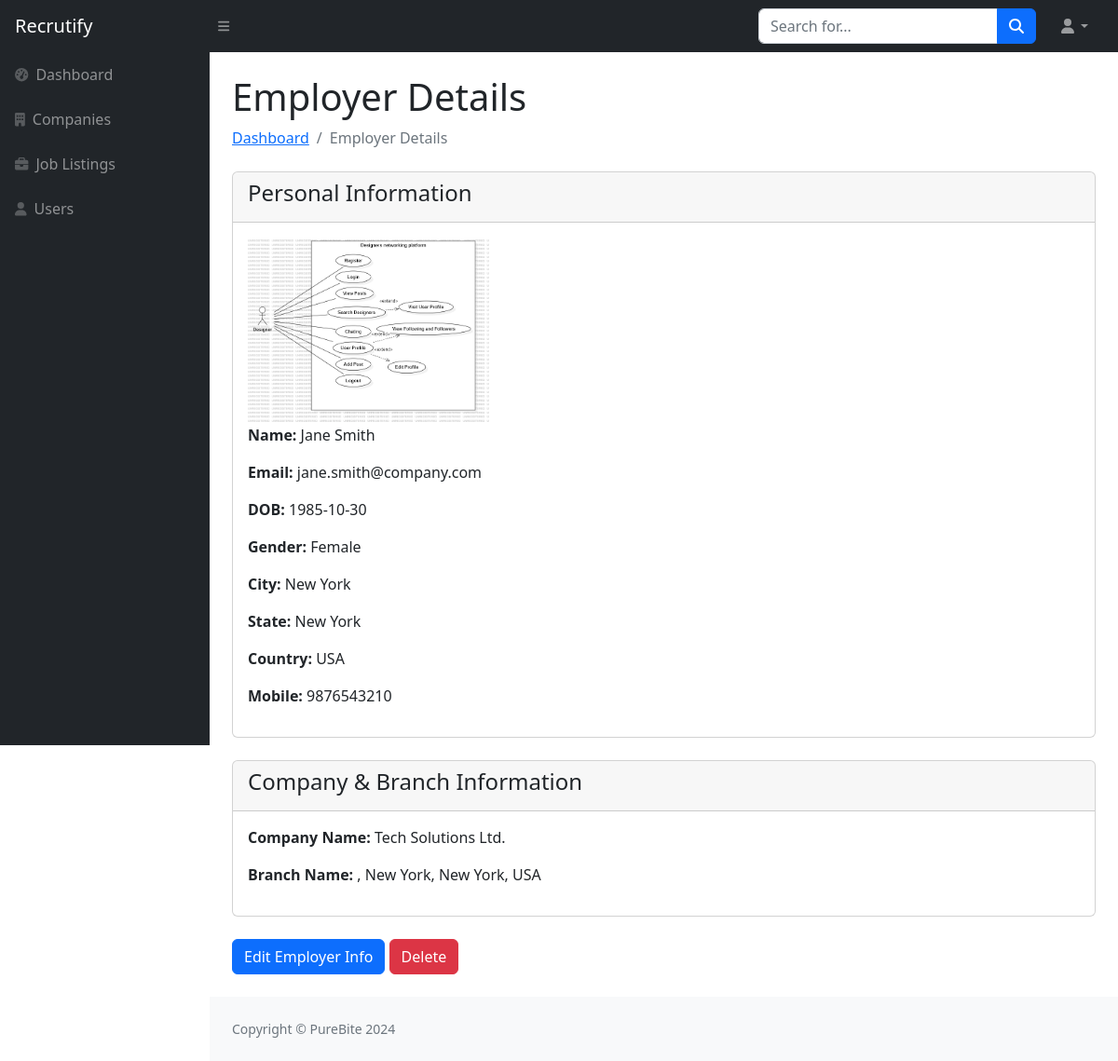
The page /admin/view-employer.php?user_id=4 on the database its author committed.
### tables this page shows
CREATE TABLE `users_tbl` (
  `User_Id` int NOT NULL,
  `User_Type` enum('Admin','Jobseeker','Employer') NOT NULL DEFAULT 'Jobseeker',
  `Company_Id` int DEFAULT NULL,
  `Branch_Id` int DEFAULT NULL,
  `Name` varchar(50) NOT NULL,
  `Email` varchar(50) NOT NULL,
  `DOB` date DEFAULT NULL,
  `Gender` enum('Male','Female','Other') DEFAULT NULL,
  `City` varchar(50) NOT NULL,
  `State` varchar(50) NOT NULL,
  `Country` varchar(100) NOT NULL,
  `Mobile` varchar(20) NOT NULL,
  `Image` text,
  `Password` varchar(15) NOT NULL,
  `Status` enum('Active','Deleted') NOT NULL DEFAULT 'Active',
  `Register_Date` datetime NOT NULL
);

CREATE TABLE `company_tbl` (
  `Company_Id` int NOT NULL,
  `Posted_by` int NOT NULL DEFAULT '6',
  `Name` varchar(50) NOT NULL,
  `Description` varchar(5000) NOT NULL,
  `Business_Stream` varchar(100) NOT NULL,
  `Establishment_Year` year NOT NULL,
  `Website` varchar(50) NOT NULL,
  `Phone` varchar(20) NOT NULL,
  `Email` varchar(50) NOT NULL,
  `Logo` text NOT NULL,
  `Main_Branch_Id` int DEFAULT NULL
);

### admin/view-employer.php (the view)
<?php
include("sidebar.php");
$user_id = $_GET['user_id'];
?>
<div id="layoutSidenav_content">
    <div class="container-fluid px-4">
        <h1 class="mt-4">Employer Details</h1>
        <ol class="breadcrumb mb-4">
            <li class="breadcrumb-item"><a href="index.php">Dashboard</a></li>
            <li class="breadcrumb-item active">Employer Details</li>
        </ol>
        <?php
            $query = "
                SELECT
                    u.*,
                    c.Name AS CompanyName,
                    CONCAT(b.Address, ', ', b.City, ', ', b.State, ', ',b.Country) AS Address
                FROM
                    users_tbl u
                LEFT JOIN company_tbl c ON u.Company_Id = c.Company_Id
                LEFT JOIN branch_tbl b ON u.Branch_Id = b.Branch_Id
                WHERE
                    u.User_Id = $user_id AND u.User_Type = 'Employer'";
            $result = mysqli_query($con, $query);
            $employer = mysqli_fetch_assoc($result);
        ?>
        <div class="card mb-4">
            <div class="card-header">
                <h4>Personal Information</h4>
            </div>
            <div class="card-body">
                <img src="../<?php echo $employer['Image']; ?>" alt="<?php echo $employer['Name']; ?>" style="height:200px;" class="img-fluid" />
                <p><strong>Name:</strong> <?php echo $employer['Name']; ?></p>
                <p><strong>Email:</strong> <?php echo $employer['Email']; ?></p>
                <p><strong>DOB:</strong> <?php echo $employer['DOB']; ?></p>
                <p><strong>Gender:</strong> <?php echo $employer['Gender']; ?></p>
                <p><strong>City:</strong> <?php echo $employer['City']; ?></p>
                <p><strong>State:</strong> <?php echo $employer['State']; ?></p>
                <p><strong>Country:</strong> <?php echo $employer['Country']; ?></p>
                <p><strong>Mobile:</strong> <?php echo $employer['Mobile']; ?></p>
            </div>
        </div>
        <div class="card mb-4">
            <div class="card-header">
                <h4>Company & Branch Information</h4>
            </div>
            <div class="card-body">
                <p><strong>Company Name:</strong> <?php echo $employer['CompanyName']; ?></p>
                <p><strong>Branch Name:</strong> <?php echo $employer['Address']; ?></p>
            </div>
        </div>
        <div class="mb-4">
            <a href="update-employer.php?user_id=<?php echo $user_id; ?>" class="btn btn-primary">Edit Employer Info</a>
            <a href="delete-user.php?user_id=<?php echo $employer['User_Id']; ?>" class="btn btn-danger" onclick="return confirm('Are you sure you want to delete this employer?');">Delete</a>
        </div>
    </div>
<?php include("footer.php"); ?>

### rows shown on the page
users_tbl: Image (picture), Name "Jane Smith", Email "jane.smith@company.com", DOB "1985-10-30", Gender "Female", City "New York", State "New York", Country "USA", Mobile "9876543210", Company_Id.Name "Tech Solutions Ltd."

### other values the page prints
$employer['Address'] ", New York, New York, USA"
